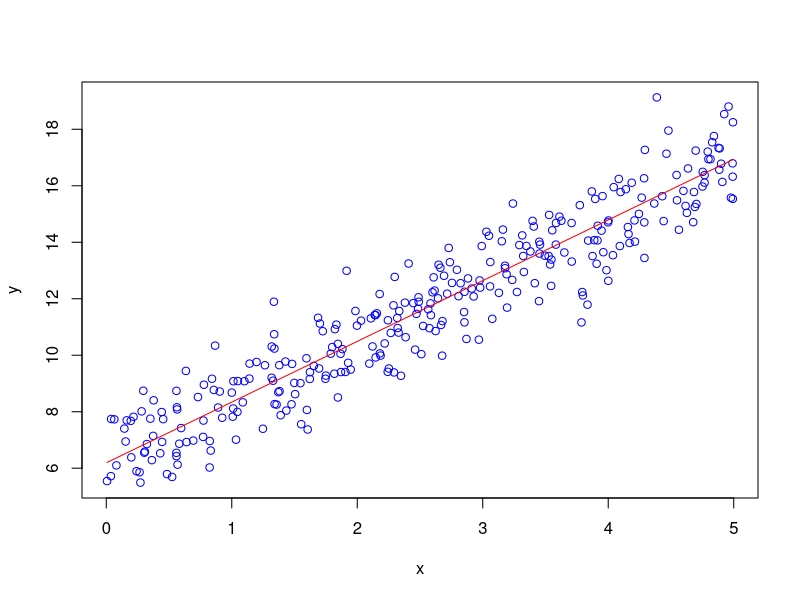
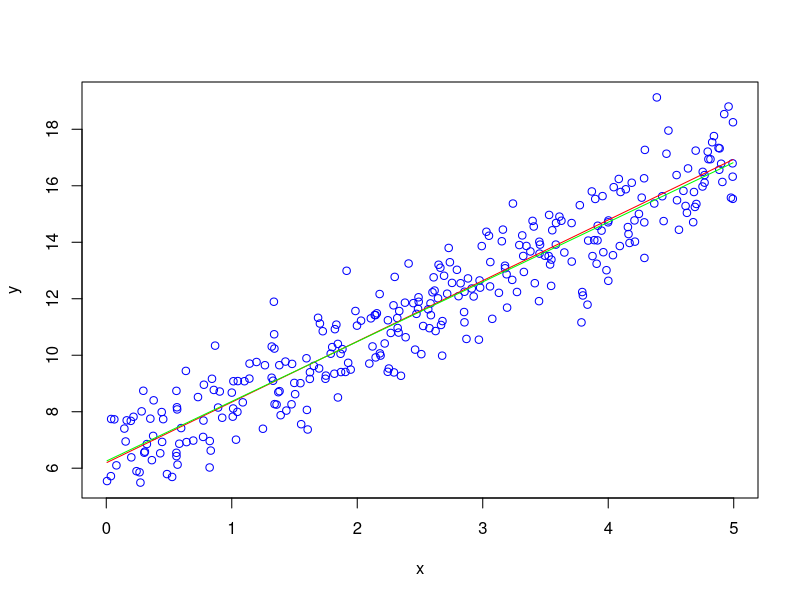
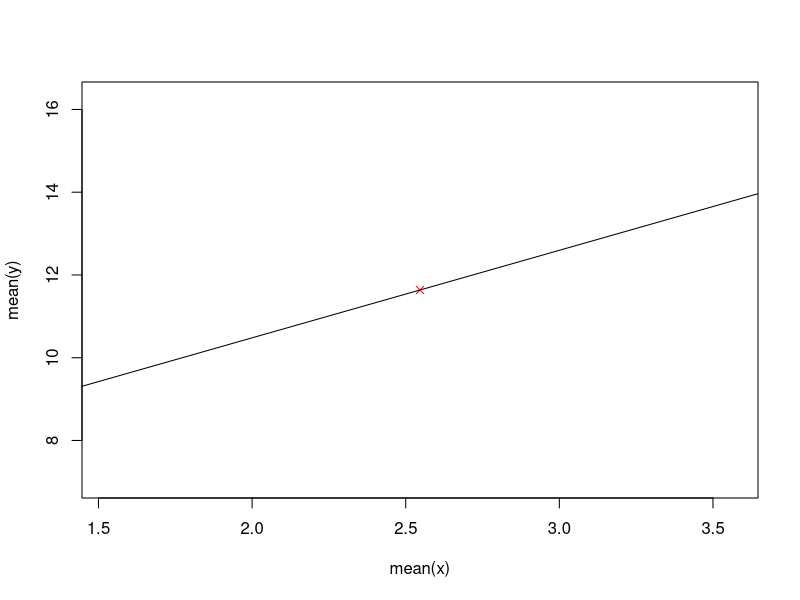
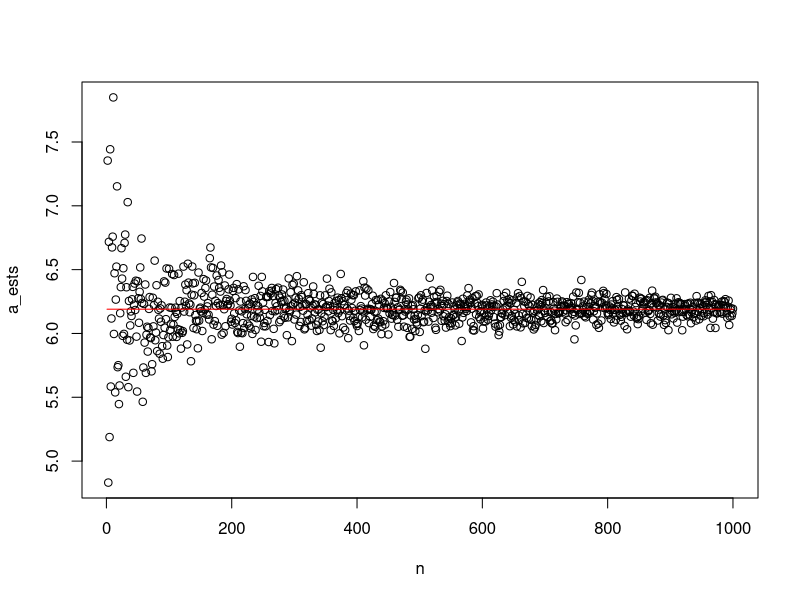
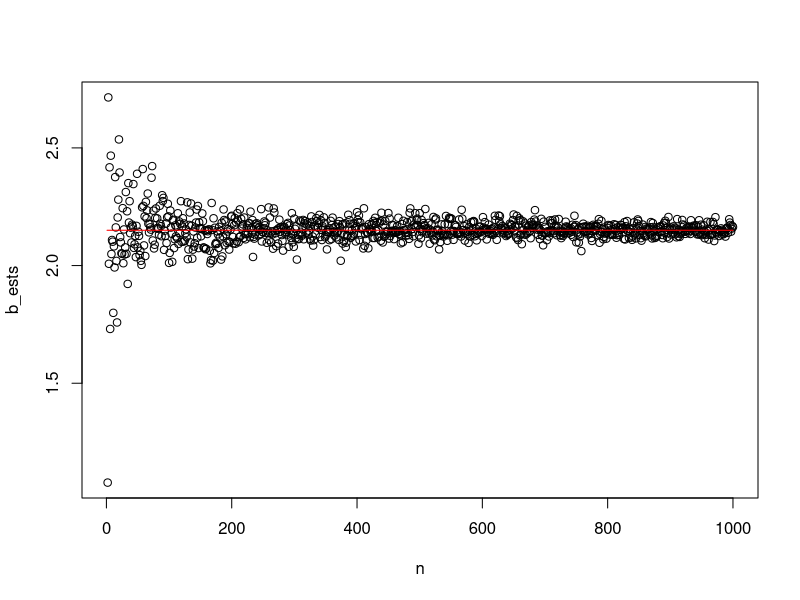

The R source for these figures, in order:
# Auteurs  : Chloé Lezaire & Alexandre Bidaux

# Scripts de la partie 2

## Setup 
a0<-round(runif(1,3,15),2)  
b0<-round(runif(1,1,5),2)  
s0<-round(runif(1,1,3),2)

## Q1a
# n est une valeure aléatoire comprise entre 200 et 1000
# (si on veut des résultats toujours a peu près similaire on peut aussi fixer la variable)
n <- sample(200:1000,1, replace=F) 
x <- runif(n, 0, 5)


## Q1b - On crée Y tel que y suit une formule de regression lineaire (basée sur la loi normale)
y <- c()
for(xi in x) {
  y <- c(y, rnorm(1, a0 + xi*b0, s0))
}

## Q2
plot(x, y, col="blue")
lines(x, a0 + x*b0, add=TRUE, col="red")

## Q3
b_estim <- function(x, y) {
  if (length(x) != length(y)) {
    stop("x et y n'ont pas la même taille")
  }
  n <- length(x)
  sxY <- mean(x*y)-mean(x)*mean(y)
  s2x <- mean((x - mean(x))**2)
  return(sxY/s2x)
}
a_estim <- function(x, y) {
  if (length(x) != length(y)) {
    stop("x et y n'ont pas la même taille")
  }
  b_est <- b_estim(x, y)
  return(mean(y) - b_est*mean(x))
}
sigma_estim <- function(x, y) {
  if (length(x) != length(y)) {
    stop("x et y n'ont pas la même taille")
  }
  a_est <- a_estim(x, y)
  b_est <- b_estim(x, y)
  # Erreur dans le sujet ? pas de sqrt ici normalement mais sans les résultats ne sont plus cohérents
  return(sqrt(mean((y - a_est - b_est*x)**2)))
  #return(mean((y - a_est - b_est*x)**2))
}

## Q4
a_est <- a_estim(x, y)
b_est <- b_estim(x, y)
sigma_est <- sigma_estim(x, y)

## Q5
plot(x, y, col="blue")
lines(x, a0 + x*b0, add=TRUE, col="red")
y_ests <- a_est + b_est*x
lines(x, y_ests, add=TRUE, col="green")

## Q6
e_ests <- y - y_ests
sum(e_ests)

## Q7
plot(mean(x), mean(y), col="red", pch=4)
lines(x, y_ests, col="black", add=TRUE)

## Q8
donnees <- data.frame(varx = x, vary = y)
reg <- lm(vary~varx, data = donnees)
summary(reg)

## Q9
n = seq(1, 1000, by=1)
a_ests = c()
b_ests = c()
for (ni in n) {
  x2 <- runif(ni, 0, 5)
  y2 <- c()
  for(xi in x2) {
    y2 <- c(y2, rnorm(1, a0 + xi*b0, s0))
  }
  a_ests = c(a_ests, a_estim(x2, y2))
  b_ests = c(b_ests, b_estim(x2, y2))
}
plot(n, a_ests, col="black")
lines(n, n*0 + a0, col="red", add=TRUE)
plot(n, b_ests, col="black")
lines(n, n*0 + b0, col="red", add=TRUE)
